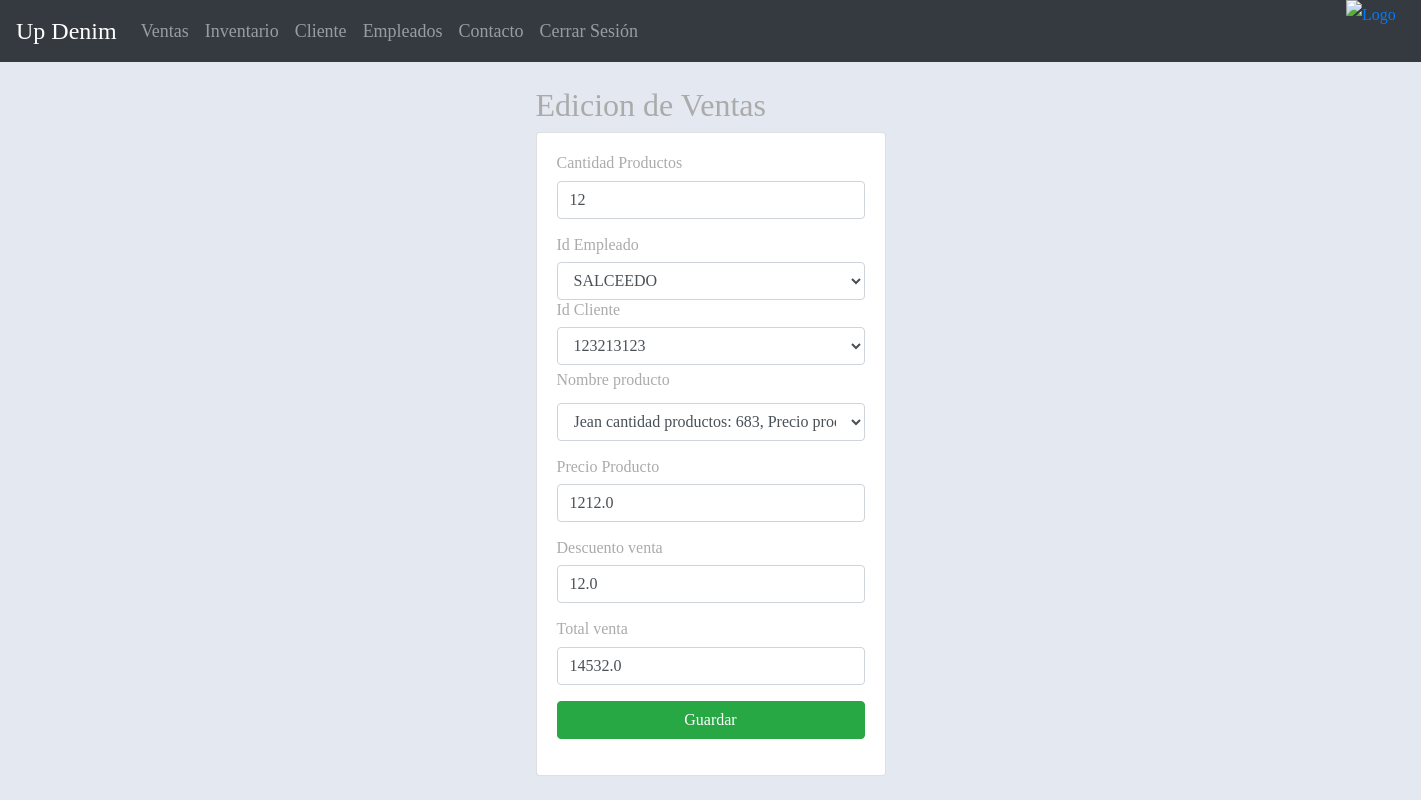
The page /edicionVenta/2/ (signed in) on the database as committed earlier.
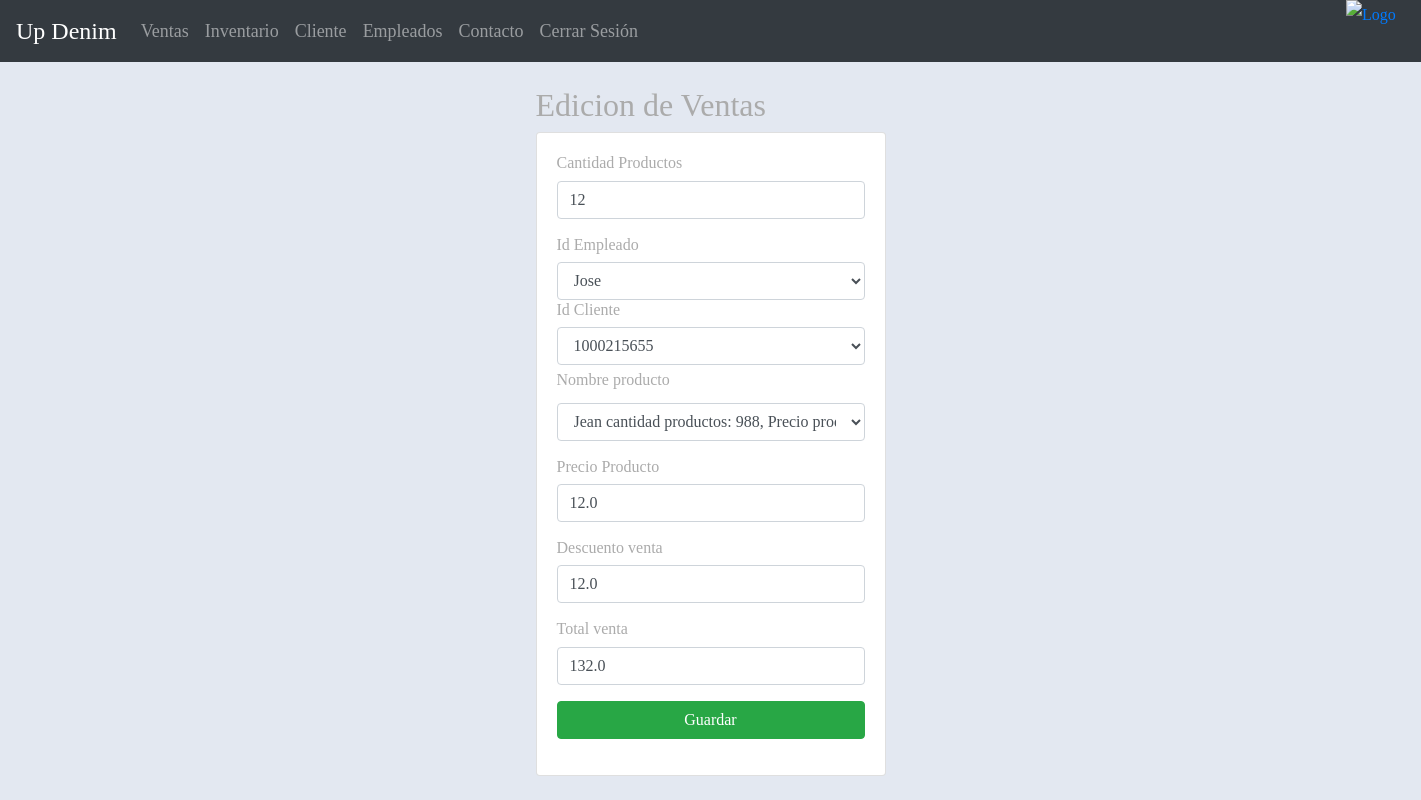
The same page on the database as committed later.
### aplicaciones/Academico/models.py (models this page shows, shortened)
class Ventas(models.Model):
    idVenta = models.AutoField(primary_key=True)
    cantidadProductos = models.CharField(max_length=50)
    descuentoVenta = models.CharField(max_length=50)
    precioProducto = models.CharField(max_length=50)
    idCliente = models.ForeignKey(Cliente, on_delete=models.CASCADE)
    idEmpleado = models.ForeignKey(Empleado, on_delete=models.CASCADE)  # Corrección aquí
    idProducto = models.ForeignKey(Producto, on_delete=models.CASCADE)
    TotalVenta = models.CharField(max_length=50)

class Empleado(models.Model):
    idEmpleado = models.AutoField(primary_key=True)
    idDocumentoEmp = models.ForeignKey(Persona, on_delete=models.CASCADE)
    fechaIngreso = models.DateField()
    salario = models.FloatField()
    fechaNacimiento = models.DateField()
    rh = models.CharField(max_length=5)
    idarl = models.ForeignKey(Arl, on_delete=models.CASCADE)
    ideps = models.ForeignKey(Eps, on_delete=models.CASCADE)
    idFondoPension = models.ForeignKey(Fondopension, on_delete=models.CASCADE)
    idCargoEmpleado = models.ForeignKey(CargoEmpleado, on_delete=models.CASCADE)
    iduser = models.ForeignKey(Usuario, on_delete=models.CASCADE)
    idrol = models.ForeignKey(Rol, on_delete=models.CASCADE)

class Persona(models.Model):
    iddocumento = models.CharField(max_length=20, primary_key=True)
    primernombre = models.CharField(max_length=45, null=False, blank=False)
    segundonombre = models.CharField(max_length=45, blank=True, null=True)
    primerapellido = models.CharField(max_length=45, null=False, blank=False)
    segundoapellido = models.CharField(max_length=45, blank=True, null=True)
    idcontacto = models.ForeignKey(Contacto, on_delete=models.CASCADE)
    iddireccion = models.ForeignKey(Direccion, on_delete=models.CASCADE)
    idgenero = models.ForeignKey(Genero, on_delete=models.CASCADE)
    def __str__(self):
        texto = '{0}'
        return texto.format(self.iddocumento)

class Cliente(models.Model):
    idcliente = models.IntegerField(primary_key=True)
    cupocredito = models.IntegerField()
    iddocumento = models.ForeignKey(Persona, on_delete=models.CASCADE)
    idtipocomercio = models.ForeignKey(Tipocomercio, on_delete=models.CASCADE)
    idtipocliente = models.ForeignKey(Tipocliente,on_delete=models.CASCADE)

### aplicaciones/Academico/views.py (the view)
# urls.py: path('edicionVenta/<int:idVenta>/', views.edicionVenta, name='edicionVenta'),
@login_required
def edicionVenta(request, idVenta):
    venta = Ventas.objects.get(idVenta=idVenta)
    cliente = Cliente.objects.all()
    inventarios=Inventario.objects.all()
    productos = Producto.objects.all()
    empleados = Empleado.objects.all()
    categoriaproductos=Categoriaproducto.objects.all()
    tallas=Talla.objects.all()
    inventarios=Inventario.objects.all()
    tiposmovimientosint=Tipomovimiento.objects.all()
    ubicacionesinventario=Ubicacioninventario.objects.all()
    inventario = Inventario.objects.all()
    context = {
            "productos": productos,
            "categoriaproductos": categoriaproductos,
            "tallas": tallas,
            "inventarios": inventarios,
            "tiposmovimientosint": tiposmovimientosint,
            "ubicacionesinventario": ubicacionesinventario,
            "empleado": empleados,
            "cliente": cliente,
            "ventas": venta,
            "inventario":inventario
    }
    return render(request, "edicionVenta.html", context)

### aplicaciones/Academico/templates/edicionVenta.html (shortened to what this page needs)
{% extends "./base.html" %}
{% block body %}
<div class= "row">
    <div class="col-md-4 offset-md-4">
        <h2> Edicion de Ventas </h2>
        <div class="card">
            <div class="card-body">
                <form method="POST" action="/editarVenta/{{ ventas.idVenta }}/"> {% csrf_token %}
                    <div class="form-group">
                        <div class="form-group">
                            <h6>Cantidad Productos</h6>
                            <input type="text" id="txtCantidad" name="txtCantidad" class="form-control" value="{{ventas.cantidadProductos}}" placeholder="Cantidad Productos" minlength="1" maxlength="58"  required>
                        </div>
                    </div>
                    <h6>Id Empleado</h6>
                    <select id="txtEmpleado" name="txtEmpleado" class="form-control" required>
                        {% for emp in empleado %}
                            <option value="{{ emp.idEmpleado }}" {% if ventas.idEmpleado.idDocumentoEmp.primernombre == emp.idDocumentoEmp.primernombre %} selected {% endif %}>
                                {{ emp.idDocumentoEmp.primernombre }}
                            </option>
                        {% endfor %}
                    </select>
                    <h6>Id Cliente</h6>
                    <select id="txtClientela" name="txtClientela" class="form-control" required>
                        {% for cliente in cliente %}
                            <option value="{{ cliente.idcliente }}" {% if ventas.idCliente.iddocumento == cliente.iddocumento %} selected {% endif %}>
                                {{ cliente.iddocumento }}
                            </option>
                        {% endfor %}
                    </select>
                    <div class="form-group">
                        <label for="nombreproducto">Nombre producto</label>
                        <select id="txtProducto" name="txtProducto" class="form-control" required>
                            {% for inventario_item in inventario %}
                                <option value="{{ inventario_item.idinventario }}">{{ inventario_item.idproductoinv.nombreproducto }} cantidad productos: </option>
                            {% endfor %}
                        </select>
                    </div>
                        <div class="form-group">
                            <h6>Precio Producto</h6>
                            <input type="text" id="txtPrecio" name="txtPrecio" class="form-control" value="{{ventas.precioProducto}}" placeholder="Precio Producto" minlength="1" maxlength="58" required>
                        </div>
                        <div class="form-group">
                            <h6>Descuento venta</h6>
                            <input type="text" id="txtDescuento" name="txtDescuento" class="form-control" value="{{ventas.descuentoVenta}}" placeholder="Descuento venta" minlength="1" maxlength="58" required>
                        </div>
                    <div class="form-group">
                        <h6>Total venta</h6>
                        <input type="text" id="txtVenta" name="txtVenta" class="form-control" value="{{ventas.TotalVenta}}" placeholder="Total Venta" minlength="3" maxlength="58" required>
                    </div>
                        <div class="form-group">
                            <button type="submit" class="btn btn-success btn-block text-white">Guardar</button>
                        </div>
                 </form>
            </div>
        </div>
    </div>
</div>
{% endblock %}

Rows that differ between the two databases and show on the page:
changed Ventas: txtEmpleado "SALCEEDO" → "Jose"; txtClientela "123213123" → "1000215655"; txtPrecio "1212.0" → "12.0"; txtVenta "14532.0" → "132.0"
Other text that changed with them:
form field txtProducto: "Jean cantidad productos: 683, Precio producto: 50000,0" → "Jean cantidad productos: 988, Precio producto: 50000,0"
